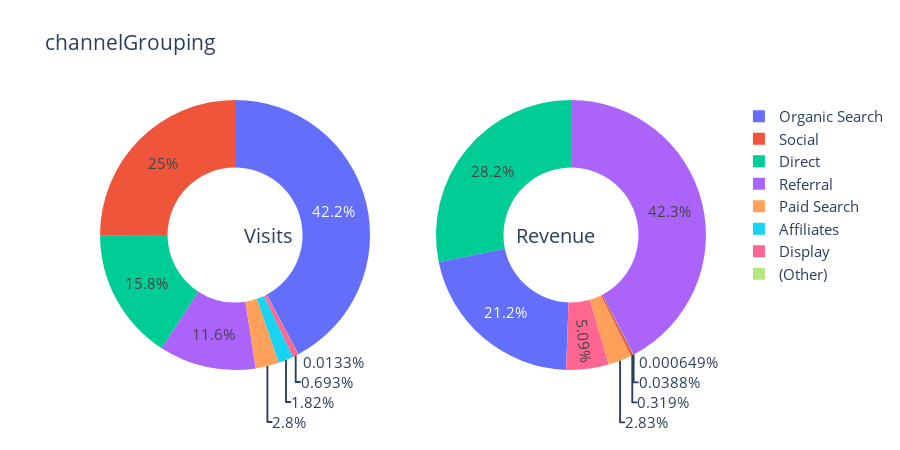
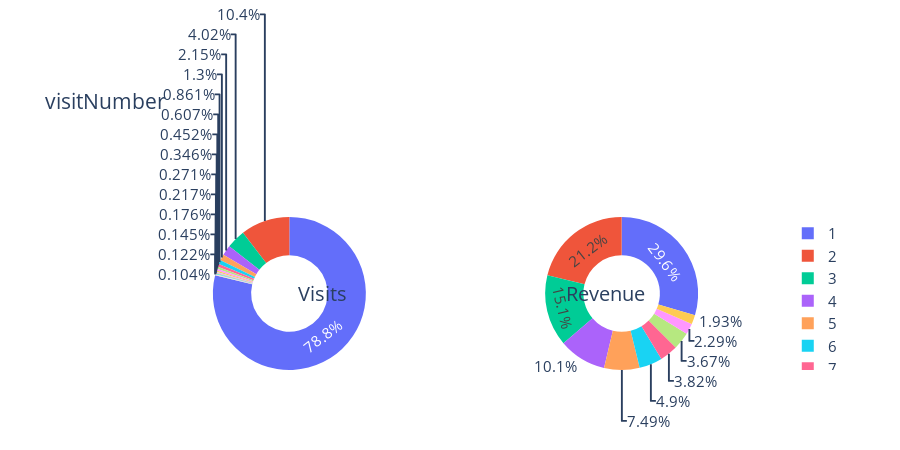
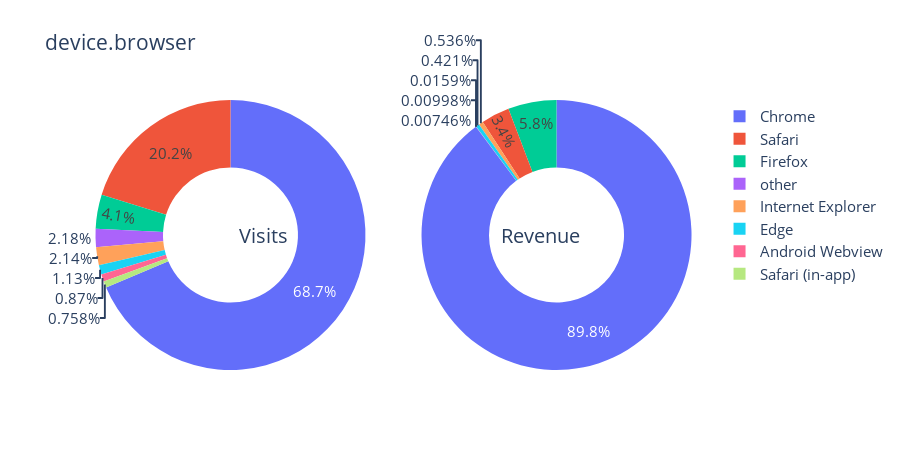
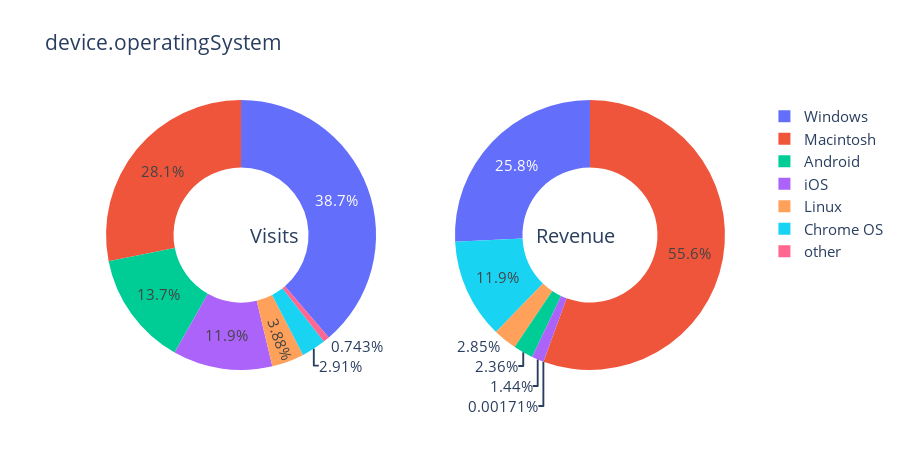

Here is the notebook cell these charts were saved with, in order:
### Code cell
for column in column_list:
    PieChart(column, column)

### Figure 1 — Plotly figure (JSON) as saved in the notebook; plotly's stock layout.template omitted (floating-point values rounded to 4 significant figures)
{"data": [{"domain": {"x": [0, 0.48]}, "hole": 0.5, "hoverinfo": "label+percent+name", "labels": ["Organic Search", "Social", "Direct", "Referral", "Paid Search", "Affiliates", "Display", "(Other)"], "name": "% Acesses", "showlegend": true, "type": "pie", "values": [381561, 226117, 143026, 104838, 25326, 16403, 6262, 120]}, {"domain": {"x": [0.52, 1]}, "hole": 0.5, "hoverinfo": "label+percent+name", "labels": ["Referral", "Direct", "Organic Search", "Display", "Paid Search", "Social", "Affiliates", "(Other)"], "name": "% Revenue", "showlegend": false, "type": "pie", "values": [651429910000, 434840550000, 326380510000, 78337460000, 43558900000, 4916540000, 597380000, 9990000]}], "layout": {"annotations": [{"font": {"size": 20}, "showarrow": false, "text": "Visits", "x": 0.25, "y": 0.5}, {"font": {"size": 20}, "showarrow": false, "text": "Revenue", "x": 0.8, "y": 0.5}], "font": {"size": 15}, "height": 450, "title": {"text": "channelGrouping"}}}

### Figure 2 — Plotly figure (JSON) as saved in the notebook; plotly's stock layout.template omitted (floating-point values rounded to 4 significant figures)
{"data": [{"domain": {"x": [0, 0.48]}, "hole": 0.5, "hoverinfo": "label+percent+name", "labels": [1, 2, 3, 4, 5, 6, 7, 8, 9, 10, 11, 12, 13, 14, 15], "name": "% Acesses", "showlegend": true, "type": "pie", "values": [703060, 92548, 35843, 19157, 11615, 7677, 5413, 4031, 3084, 2415, 1936, 1573, 1292, 1092, 928]}, {"domain": {"x": [0.52, 1]}, "hole": 0.5, "hoverinfo": "label+percent+name", "labels": [1, 2, 3, 4, 5, 6, 7, 8, 9, 10], "name": "% Revenue", "showlegend": false, "type": "pie", "values": [382325960000, 273155730000, 194894850000, 129921200000, 96702410000, 63259790000, 49288900000, 47334140000, 29607090000, 24916900000]}], "layout": {"annotations": [{"font": {"size": 20}, "showarrow": false, "text": "Visits", "x": 0.25, "y": 0.5}, {"font": {"size": 20}, "showarrow": false, "text": "Revenue", "x": 0.8, "y": 0.5}], "font": {"size": 15}, "height": 450, "title": {"text": "visitNumber"}}}

### Figure 3 — Plotly figure (JSON) as saved in the notebook; plotly's stock layout.template omitted (floating-point values rounded to 4 significant figures)
{"data": [{"domain": {"x": [0, 0.48]}, "hole": 0.5, "hoverinfo": "label+percent+name", "labels": ["Chrome", "Safari", "Firefox", "other", "Internet Explorer", "Edge", "Android Webview", "Safari (in-app)"], "name": "% Acesses", "showlegend": true, "type": "pie", "values": [620364, 182245, 37069, 19680, 19375, 10205, 7865, 6850]}, {"domain": {"x": [0.52, 1]}, "hole": 0.5, "hoverinfo": "label+percent+name", "labels": ["Chrome", "Firefox", "Safari", "Internet Explorer", "Edge", "other", "Safari (in-app)", "Android Webview"], "name": "% Revenue", "showlegend": false, "type": "pie", "values": [1383104960000, 89316320000, 52397480000, 8255550000, 6482970000, 245340000, 153770000, 114850000]}], "layout": {"annotations": [{"font": {"size": 20}, "showarrow": false, "text": "Visits", "x": 0.25, "y": 0.5}, {"font": {"size": 20}, "showarrow": false, "text": "Revenue", "x": 0.8, "y": 0.5}], "font": {"size": 15}, "height": 450, "title": {"text": "device.browser"}}}

### Figure 4 — Plotly figure (JSON) as saved in the notebook; plotly's stock layout.template omitted (floating-point values rounded to 4 significant figures)
{"data": [{"domain": {"x": [0, 0.48]}, "hole": 0.5, "hoverinfo": "label+percent+name", "labels": ["Windows", "Macintosh", "Android", "iOS", "Linux", "Chrome OS", "other"], "name": "% Acesses", "showlegend": true, "type": "pie", "values": [350072, 253938, 123892, 107665, 35034, 26337, 6715]}, {"domain": {"x": [0.52, 1]}, "hole": 0.5, "hoverinfo": "label+percent+name", "labels": ["Macintosh", "Windows", "Chrome OS", "Linux", "Android", "iOS", "other"], "name": "% Revenue", "showlegend": false, "type": "pie", "values": [856375790000, 397312720000, 183937750000, 43910400000, 36341280000, 22166900000, 26400000]}], "layout": {"annotations": [{"font": {"size": 20}, "showarrow": false, "text": "Visits", "x": 0.25, "y": 0.5}, {"font": {"size": 20}, "showarrow": false, "text": "Revenue", "x": 0.8, "y": 0.5}], "font": {"size": 15}, "height": 450, "title": {"text": "device.operatingSystem"}}}
